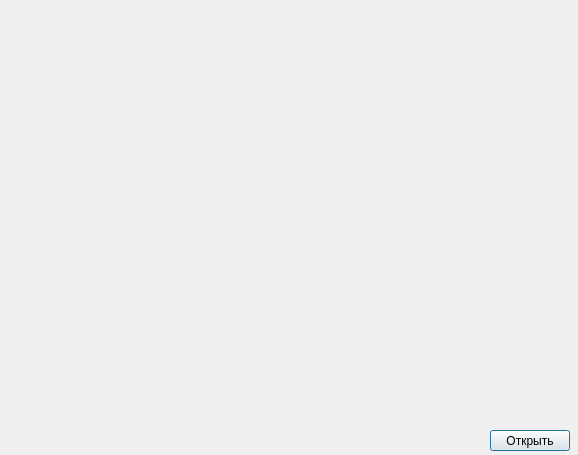
<?xml version="1.0" encoding="UTF-8"?>
<ui version="4.0">
 <class>open</class>
 <widget class="QDialog" name="open">
  <property name="geometry">
   <rect>
    <x>0</x>
    <y>0</y>
    <width>578</width>
    <height>455</height>
   </rect>
  </property>
  <property name="windowTitle">
   <string>Обложка</string>
  </property>
  <property name="autoFillBackground">
   <bool>false</bool>
  </property>
  <widget class="QLabel" name="label">
   <property name="geometry">
    <rect>
     <x>0</x>
     <y>10</y>
     <width>571</width>
     <height>441</height>
    </rect>
   </property>
   <property name="text">
    <string/>
   </property>
  </widget>
  <widget class="QPushButton" name="pushButton">
   <property name="geometry">
    <rect>
     <x>490</x>
     <y>430</y>
     <width>80</width>
     <height>21</height>
    </rect>
   </property>
   <property name="text">
    <string>Открыть</string>
   </property>
  </widget>
 </widget>
 <resources/>
 <connections/>
</ui>
